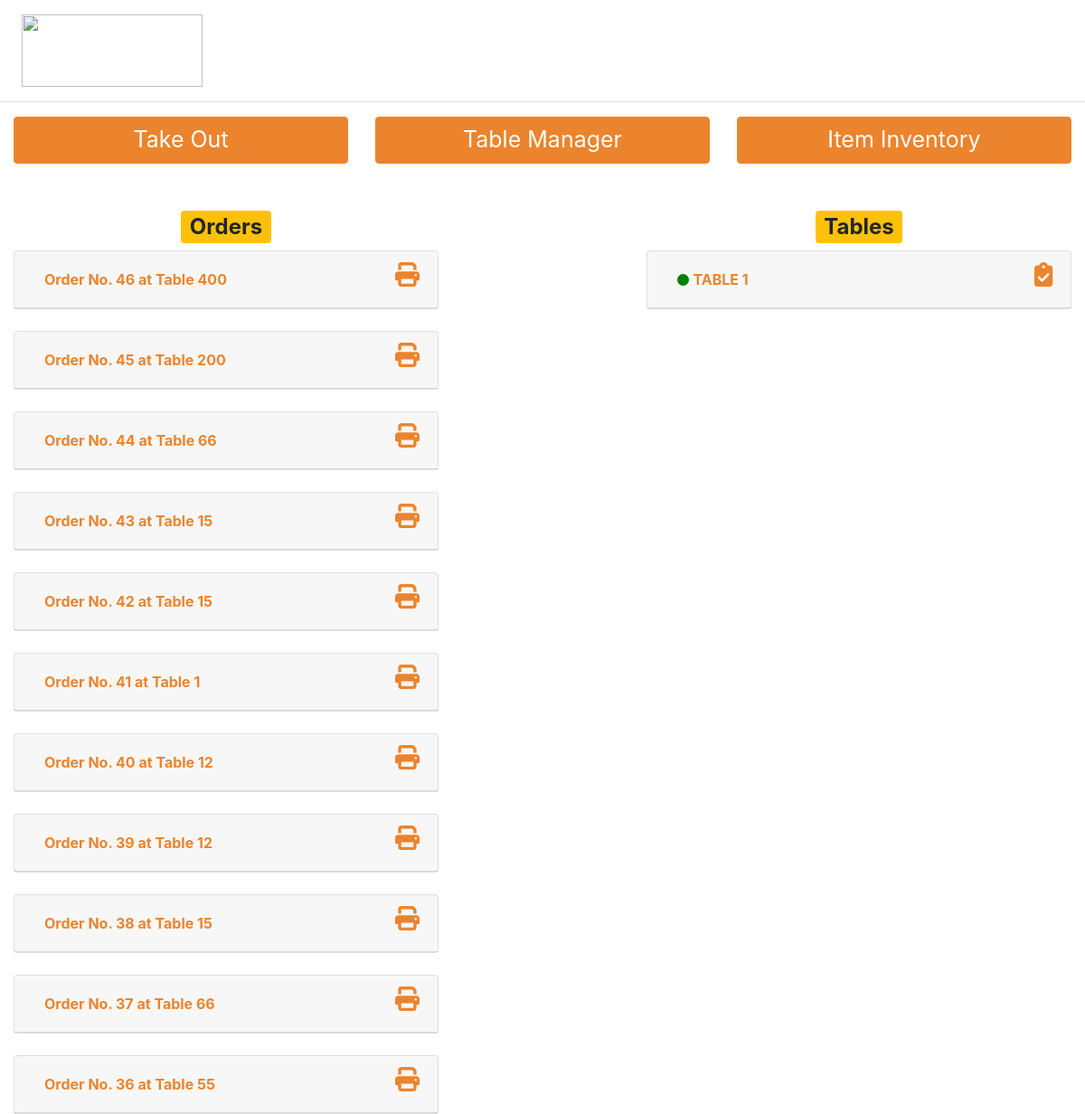
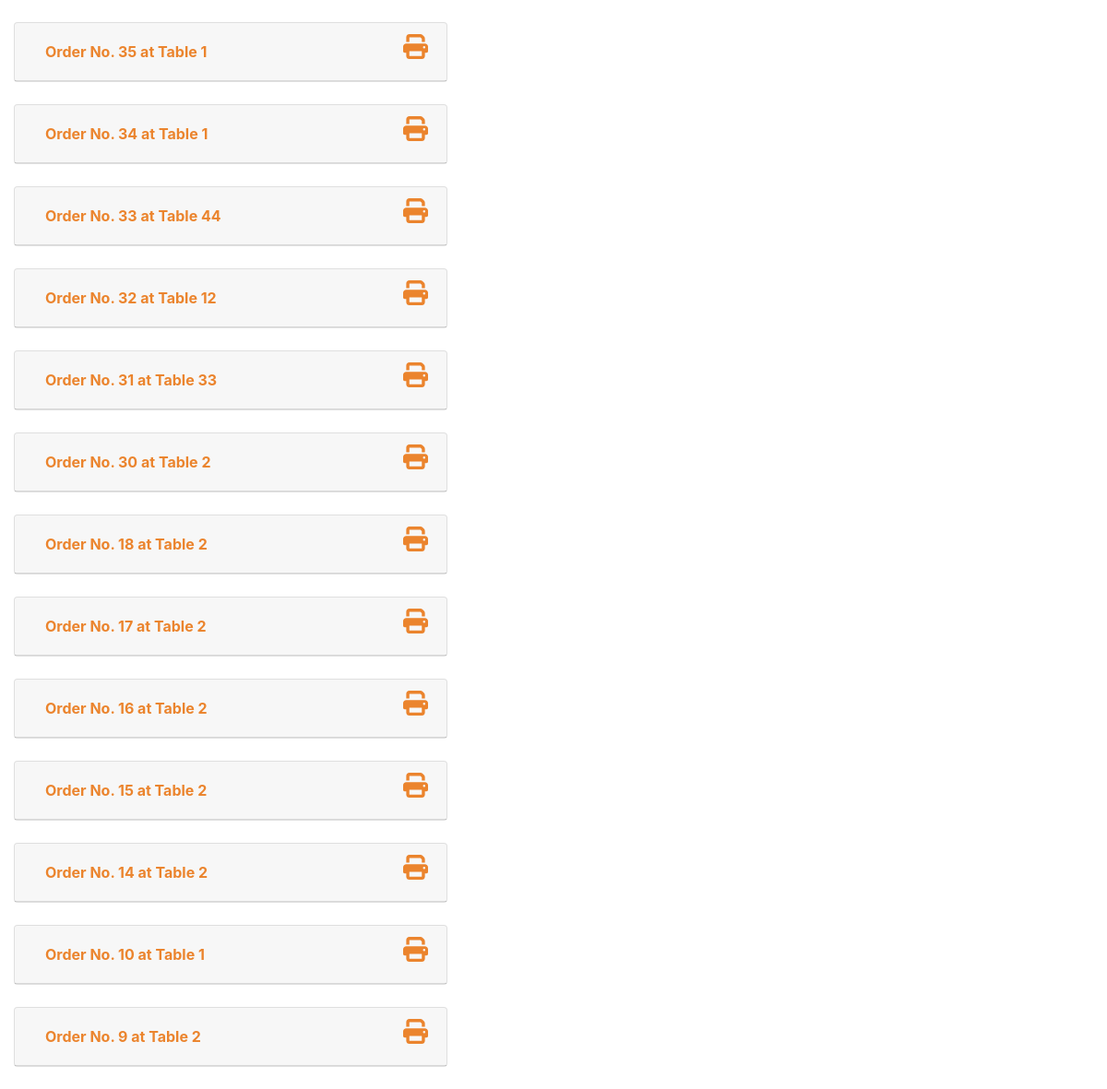
Page /en/orders/admin/ (signed in) on the earlier database version (2 pictures, top to bottom).
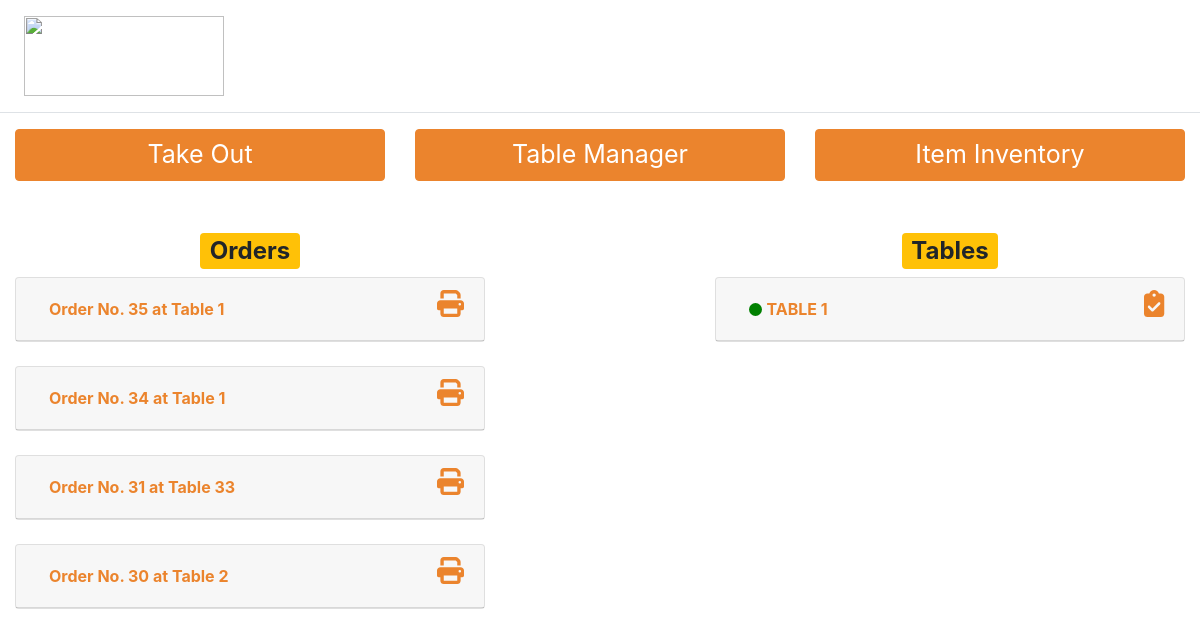
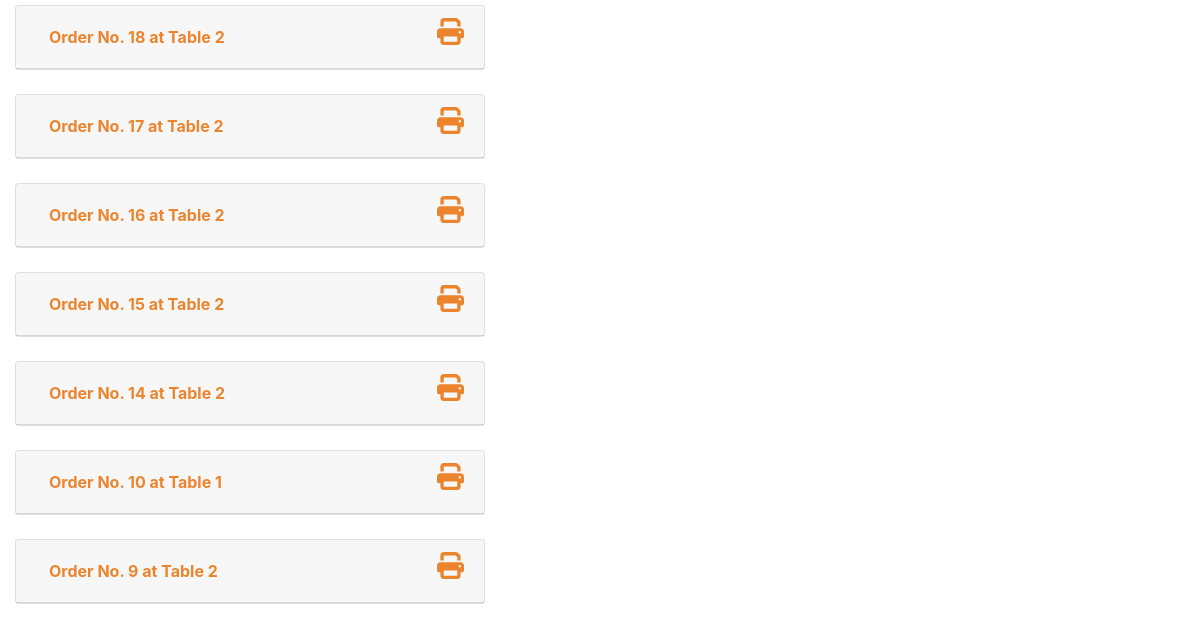
Same page on the later database version (2 pictures, top to bottom).
### orders/models.py (models this page shows, shortened)
class Order(models.Model):
    table = models.IntegerField()
    total = models.DecimalField(max_digits=10, decimal_places=2)
    created = models.DateTimeField(auto_now_add=True)
    paid = models.BooleanField(default=False)
    processed = models.BooleanField(default=False)
    class Meta:
        ordering = ('-created',)
    def __str__(self):
        return 'Order {}'.format(self.id)

### orders/views.py (the view)
# urls.py: path('admin/', views.order_list, name='order_list'),
def order_list(request):
    if request.user.is_superuser:
        orders = Order.objects.filter(processed=False)
        order_items = OrderItem.objects.all()
        tables = Table.objects.all()
        processed_orders = Order.objects.filter(processed=True, paid=False)
        active_tables = []
        for order in processed_orders:
            if order.table not in active_tables:
                active_tables.append(order.table)
        return render(request, 'orders_list.html', {'orders': orders, 'order_items': order_items, 'tables': active_tables, 'proc_orders': processed_orders })

### cart/context_processors.py (called while the page is built)
def cart(request):
    return {'cart': Cart(request)}

### shop/models.py (called while the page is built)
    def __str__(self):
        return self.name

### orders/templates/orders_list.html (shortened to what this page needs)
{% extends "base.html" %}
{% block content %}
<br>
<div class="row" style="float: center;">
  <div class="col col-lg-3"></div>
  <div class="col col-lg-5" id="notifylist">
  <br>
  </div>
</div>
<div class="row">
  <div class="col col-md-5">
    <h2 style="text-decoration: underline; text-align: center;"><span class="badge badge-warning">Orders</span></h2>
    <div id="accordion">
      {% for order in orders %}
      <div class="card">
        <div class="card-header" id="heading{{ order }}">
          <h5 class="mb-0">
            <button class="btn btn-link" data-toggle="collapse" data-target="#collapse{{ order }}" aria-expanded="true"
              aria-controls="collapse{{ order }}">
              <b>Order No. {{ order.id }} at Table {{order.table}}</b>
            </button>
            <a href="{% url 'orders:process_order' order_id=order.id %}"><i class="fas fa-print"
                style="float: right; text-align: right; font-size: 27px;"></i></a>
          </h5>
        </div>
      </div>
      <br>
      {% endfor %}
    </div>
  </div>
  <div class="col col-md-2">
  </div>
  <div class="col col-md-5">
    <h2 style="text-decoration: underline; float: center; text-align: center;"><span
        class="badge badge-warning">Tables</span></h2>
        {% for table in tables %}
    <div id="accordion">
      <div class="card">
        <div class="card-header" id="{{ table }}">
          <h5 class="mb-0">
            <button class="btn btn-link" data-toggle="collapse" data-target="#collapse{{ table }}" aria-expanded="true"
              aria-controls="{{ table }}">
              <i class="fas fa-circle" style="color: green; font-size: 13px;"></i> <b>TABLE {{ table }}</b>
            </button>
            <a href="{% url 'orders:process_table' table_number=table %}"><i class="fas fa-clipboard-check"
                style="float: right; text-align: right; font-size: 27px;"></i></a>
          </h5>
        </div>
      </div>
    </div> <br>
    {% endfor %}
  </div>
</div>
{% endblock %}

### shop/templates/base.html (shortened to what this page needs)
{% load static %}
{% load i18n %}
{% get_current_language as LANGUAGE_CODE %}
{% get_available_languages as LANGUAGES %}
{% get_language_info_list for LANGUAGES as languages %}
<!DOCTYPE html>
<html>
<head>
    <link rel="stylesheet" href="{% static 'fontawesome/css/all.css' %}">
    <link rel="stylesheet" href="{% static "css/bootstrap.min.css" %}">
</head>
<body style="background-color: white; #background-image: url({% static 'img/cover.jpg' %}); background-repeat: no-repeat; background-size: cover;">
    <div class="d-flex flex-column flex-md-row align-items-center p-3 px-md-4 mb-3 bg-white border-bottom box-shadow">
        <img src="{% static 'img/burgerize.jpg' %}" height="80" width="200"/>
    </div>
            <div class="container{% if request.user.is_superuser %}-fluid{% endif %}">
            {% if request.user.is_superuser %}
            <div class="row">
            <div class="col col-lg-4">
            <a href="/takeout"><button class="btn btn-primary btn-bg btn-block" style="font-size: 25px;">Take Out</button> </a>
            </div>
            <div class="col col-lg-4">
            <a href="/orders/admin"><button class="btn btn-primary btn-bg btn-block" style="font-size: 25px;">Table Manager</button> </a>
            </div>
            <div class="col col-lg-4">
            <a href="/admin/shop/item"><button class="btn btn-primary btn-bg btn-block" style="font-size: 25px;">Item Inventory</button> </a>
            </div>
            </div>
            {% endif %}
            {% block content %}
            {% endblock %}
            </div>
</body>
</html>

Differences in the rows shown:
removed Order: id "46", table "400"
removed Order: id "45", table "200"
removed Order: id "44", table "66"
removed Order: id "43", table "15"
removed Order: id "42", table "15"
removed Order: id "41", table "1"
removed Order: id "40", table "12"
removed Order: id "39", table "12"
removed Order: id "38", table "15"
removed Order: id "37", table "66"
removed Order: id "36", table "55"
removed Order: id "33", table "44"
removed Order: id "32", table "12"
